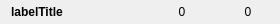
<?xml version="1.0" encoding="UTF-8"?>
<ui version="4.0">
 <class>SoundfontViewerTop</class>
 <widget class="QWidget" name="SoundfontViewerTop">
  <property name="geometry">
   <rect>
    <x>0</x>
    <y>0</y>
    <width>280</width>
    <height>24</height>
   </rect>
  </property>
  <property name="windowTitle">
   <string notr="true">Form</string>
  </property>
  <layout class="QHBoxLayout" name="horizontalLayout">
   <property name="topMargin">
    <number>0</number>
   </property>
   <property name="bottomMargin">
    <number>0</number>
   </property>
   <item>
    <widget class="ElidedLabel" name="labelTitle">
     <property name="sizePolicy">
      <sizepolicy hsizetype="Expanding" vsizetype="Preferred">
       <horstretch>0</horstretch>
       <verstretch>0</verstretch>
      </sizepolicy>
     </property>
     <property name="font">
      <font>
       <weight>75</weight>
       <bold>true</bold>
      </font>
     </property>
     <property name="text">
      <string notr="true">labelTitle</string>
     </property>
    </widget>
   </item>
   <item>
    <widget class="QLabel" name="iconComment">
     <property name="minimumSize">
      <size>
       <width>24</width>
       <height>24</height>
      </size>
     </property>
     <property name="maximumSize">
      <size>
       <width>24</width>
       <height>24</height>
      </size>
     </property>
     <property name="text">
      <string/>
     </property>
    </widget>
   </item>
   <item>
    <widget class="QLabel" name="labelCommentNumber">
     <property name="minimumSize">
      <size>
       <width>30</width>
       <height>0</height>
      </size>
     </property>
     <property name="text">
      <string notr="true">0</string>
     </property>
     <property name="alignment">
      <set>Qt::AlignCenter</set>
     </property>
    </widget>
   </item>
   <item>
    <widget class="QLabel" name="iconDownload">
     <property name="minimumSize">
      <size>
       <width>24</width>
       <height>24</height>
      </size>
     </property>
     <property name="maximumSize">
      <size>
       <width>24</width>
       <height>24</height>
      </size>
     </property>
     <property name="text">
      <string/>
     </property>
    </widget>
   </item>
   <item>
    <widget class="QLabel" name="labelDownloadNumber">
     <property name="minimumSize">
      <size>
       <width>30</width>
       <height>0</height>
      </size>
     </property>
     <property name="text">
      <string notr="true">0</string>
     </property>
     <property name="alignment">
      <set>Qt::AlignCenter</set>
     </property>
    </widget>
   </item>
   <item>
    <widget class="FiveStarsWidget" name="widgetStars" native="true"/>
   </item>
  </layout>
 </widget>
 <customwidgets>
  <customwidget>
   <class>ElidedLabel</class>
   <extends>QLabel</extends>
   <header>elidedlabel.h</header>
  </customwidget>
  <customwidget>
   <class>FiveStarsWidget</class>
   <extends>QWidget</extends>
   <header>fivestarswidget.h</header>
   <container>1</container>
  </customwidget>
 </customwidgets>
 <resources/>
 <connections/>
</ui>
